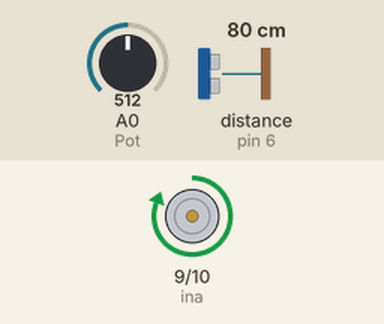
This sketch was run on a simulated Arduino Uno, built with avr-gcc and run on an emulated ATmega328P. Parts: motor-driver pin pairs drawn as motors (green arrow = first pin HIGH = forward, orange = second pin HIGH = backward, longer = more drive, scaled by the enable pin). Wiring (inferred from the names in the program): ultrasonic range finder: trigger pin 5; echo pin 6. The inputs (shaded band) are chosen by the test bench; at power-on: A0 (Pot) = 512, distance to the obstacle (sensor on pin 6) 80 cm. The echo pulse lasts 58.3 µs per cm; what the sketch prints to the serial monitor is not drawn.

Above: at 1.2 s.
1.3 s: A0 (Pot) set to 556
2.8 s: A0 (Pot) set to 584
Timing chart, 0 to 5.8 s (numbered marks = the images above; inputs shaded):
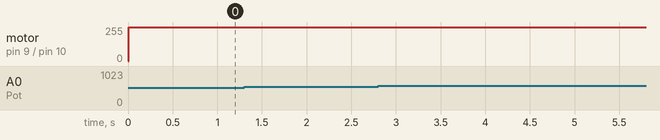

Measured:
- after the input at 1.3 s, every drawn part: stays the same
- after the input at 2.8 s, every drawn part: stays the same

The sketch:

Ultrasonic_Rtos_PD.ino
```cpp
//RTOS + PD Control
//Linear Smart actuator for controlling the front chasis of a tractor
//José Miguel Figarola Prado A01632557
//Giancarlo Franco Carrillo A01638108
//Marco Alexis López Cruz A01638032


//Libraries
#include <Arduino_FreeRTOS.h>
#include <queue.h>

// define tasks functions names
void ReadPot_Task( void *pvParameters );
void ReadDist_Task( void *pvParameters );
void MoveMotor_Task( void *pvParameters );

//define queues handles variables
QueueHandle_t RefHandler;
QueueHandle_t DistHandler;

///////////////Definitions/////////////////////
             /////Digital/////
//Ultrasonic//
#define Trigger 5 //Trigger from ultrasonic
#define Echo 6 //Echo from ultrasonic
///MOTOR///
#define ina 9
#define inb 10
#define EN 11 //PWM h bridge
          /////Analog/////
///Reference///
#define Pot 0
//////////////////////////////////////////

void setup() {
 //initializing Serial plot for debugging
  Serial.begin(9600);
  /////PINOUT Declaration/////
  //motor
  pinMode(EN, OUTPUT);
  pinMode(ina, OUTPUT);
  pinMode(inb, OUTPUT);
  //Potentiometer
  pinMode(Pot, INPUT);
  //ultrasonic
  pinMode(Trigger, OUTPUT);
  pinMode(Echo, INPUT);

  //initializing tasks:
  xTaskCreate(
    ReadPot_Task       // Function name
    ,  "Reference"  // A name just for humans
    ,  128  // This stack size can be checked & adjusted by reading the Stack Highwater
    ,  NULL //Parameters for the task
    ,  2  // Priority, with 3 (configMAX_PRIORITIES - 1) being the highest, and 0 being the lowest.
    ,  NULL ); //Task Handler
  xTaskCreate(ReadDist_Task, "Distance", 128, NULL, 2, NULL);
  xTaskCreate(MoveMotor_Task, "Control", 128, NULL, 1, NULL);

  //initializing Queues
  RefHandler = xQueueCreate( 10, sizeof( uint16_t ) );
  DistHandler = xQueueCreate( 10, sizeof( uint16_t ) );

}

void loop() {/* Empty. Things are done in Tasks. */}

void ReadPot_Task(void *pvParameters){ //Reading reference sequence

  //variable for reading value from potentiometer
  uint16_t raw_value = 0;
  uint16_t ref = 0;
  for(;;){

    raw_value=analogRead(Pot);
    ref=map(raw_value,0,1023,0,18);//this modifies the potentiometer value so that the position works now by the distance the cart moves
    if(!xQueueSend(RefHandler,&ref,100)){
      Serial.println("Reference could not be sent");
    }
    vTaskDelay(10/portTICK_PERIOD_MS);//debounce
  }
}

void ReadDist_Task(void *pvParameters){//Reading distance sequence

  //local variables
  uint16_t trigg = 0;
  uint16_t dist = 0;
  digitalWrite(Trigger, LOW);//start trigger with 0
  for(;;){
    digitalWrite(Trigger, HIGH);
    vTaskDelay(0.01/portTICK_PERIOD_MS); //pulse of 10us
    digitalWrite(Trigger, LOW);

    trigg = pulseIn(Echo, HIGH); //obtenemos el ancho del pulso
    dist = trigg/59;             //escalamos el tiempo a una distancia en cm
    if(!xQueueSend(DistHandler,&dist,100)){
      Serial.println("Distance could not be sent");
    }
    vTaskDelay(20/portTICK_PERIOD_MS);//debounce
  }
}

void MoveMotor_Task(void *pvParameters){//Control PD sequence

  //external variables
  uint16_t reference = 0;
  uint16_t dist = 0;
  ////local variables////
  uint16_t PWM_ctrl = 0;
  uint16_t prev = 0; //previous distance
  const float n = 0.02;//step of time
  int error = 0;//error
  int eprev = 0;//previous error
  int kp = 30; //proportional control part
  float kd = 0.5; //derivative control
  float dedt = 0.0;//derivative error
  //flags for security
  bool Rdist = true;
  bool Rref = true;

  for(;;){
    //First we catch the messages from queues
    if(!xQueueReceive(RefHandler,&reference,100)){
      Serial.println("reference not received");
      Rref = false; //update flag
    }
    if(!xQueueReceive(DistHandler,&dist,100)){
      Serial.println("distance not received");
      Rdist = false;
    }
    if(Rref && Rdist){ //all values were read from queues it is safe tto continue with task
        error=dist-reference; //error now works under the distance read by ultrasonic
        dedt = (error-eprev)/n;//derivative error
        PWM_ctrl = kp*error + kd*dedt;
        if(PWM_ctrl>0){//clockwise routine
          if(PWM_ctrl>255){
            PWM_ctrl=255;
          }
          digitalWrite(EN, PWM_ctrl);
          digitalWrite(ina, HIGH);
          digitalWrite(inb, LOW);
        }else{//counterclockwise routine
          PWM_ctrl=PWM_ctrl*-1;//pwm cannot be negative
          if(PWM_ctrl>255){
            PWM_ctrl=255;
          }
          digitalWrite(EN, PWM_ctrl); //0-255
          digitalWrite(ina, LOW);
          digitalWrite(inb, HIGH);
        }
        if(prev!=dist){
           //data print routine
          Serial.print(PWM_ctrl);
          Serial.print("  ");
          Serial.print(error);
          Serial.print("  ");
          Serial.print(reference);
          Serial.print("  ");
          Serial.println(dist);//invert read this is because of hardware design
          prev=dist;//save previous distance
          eprev=error;//save previous error
        }
        //update flags, lecture was fine
        Rdist = true;
        Rref = true;
    }else{//no values were read from tasks notify user
      Serial.println("!Warning theres a missing value to complete order");
      vTaskDelay(10000/portTICK_PERIOD_MS);
    }
    vTaskDelay(10/portTICK_PERIOD_MS);//wait order
  }
}
```
